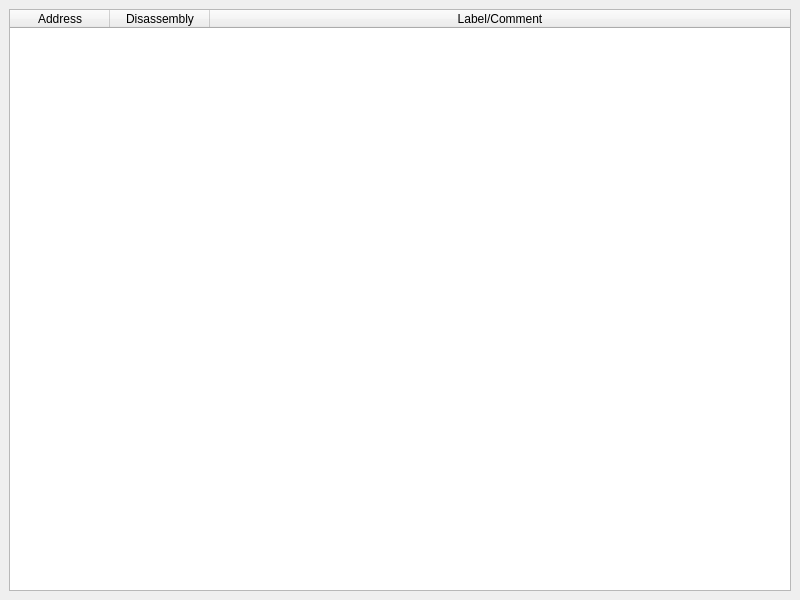
<?xml version="1.0" encoding="UTF-8"?>
<ui version="4.0">
 <class>PluginBookmarkWindow</class>
 <widget class="QMainWindow" name="PluginBookmarkWindow">
  <property name="geometry">
   <rect>
    <x>0</x>
    <y>0</y>
    <width>800</width>
    <height>600</height>
   </rect>
  </property>
  <property name="windowTitle">
   <string>QtPlugin</string>
  </property>
  <property name="windowIcon">
   <iconset resource="resource.qrc">
    <normaloff>:/icons/images/bookmarks.png</normaloff>:/icons/images/bookmarks.png</iconset>
  </property>
  <widget class="QWidget" name="centralwidget">
   <layout class="QVBoxLayout" name="verticalLayout">
    <item>
     <widget class="QTableWidget" name="tableWidget">
      <property name="contextMenuPolicy">
       <enum>Qt::NoContextMenu</enum>
      </property>
      <property name="editTriggers">
       <set>QAbstractItemView::NoEditTriggers</set>
      </property>
      <property name="selectionMode">
       <enum>QAbstractItemView::SingleSelection</enum>
      </property>
      <property name="selectionBehavior">
       <enum>QAbstractItemView::SelectRows</enum>
      </property>
      <property name="sortingEnabled">
       <bool>true</bool>
      </property>
      <property name="wordWrap">
       <bool>false</bool>
      </property>
      <attribute name="horizontalHeaderStretchLastSection">
       <bool>true</bool>
      </attribute>
      <attribute name="verticalHeaderStretchLastSection">
       <bool>false</bool>
      </attribute>
      <column>
       <property name="text">
        <string>Address</string>
       </property>
      </column>
      <column>
       <property name="text">
        <string>Disassembly</string>
       </property>
      </column>
      <column>
       <property name="text">
        <string>Label/Comment</string>
       </property>
      </column>
     </widget>
    </item>
   </layout>
  </widget>
  <action name="actionClearText">
   <property name="text">
    <string>&amp;Clear Text</string>
   </property>
   <property name="toolTip">
    <string>Clear Text</string>
   </property>
  </action>
 </widget>
 <resources>
  <include location="resource.qrc"/>
 </resources>
 <connections/>
</ui>
